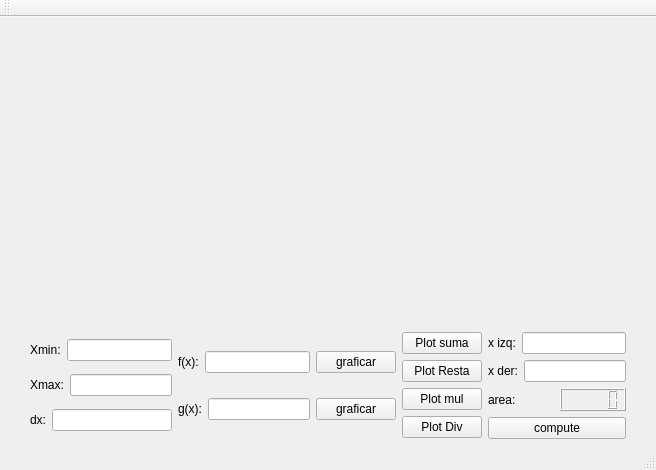
<?xml version="1.0" encoding="UTF-8"?>
<ui version="4.0">
 <class>MainWindow</class>
 <widget class="QMainWindow" name="MainWindow">
  <property name="geometry">
   <rect>
    <x>0</x>
    <y>0</y>
    <width>656</width>
    <height>325</height>
   </rect>
  </property>
  <property name="windowTitle">
   <string>MainWindow</string>
  </property>
  <widget class="QWidget" name="centralwidget">
   <layout class="QGridLayout" name="gridLayout">
    <item row="1" column="0">
     <spacer name="horizontalSpacer">
      <property name="orientation">
       <enum>Qt::Orientation::Horizontal</enum>
      </property>
      <property name="sizeHint" stdset="0">
       <size>
        <width>40</width>
        <height>20</height>
       </size>
      </property>
     </spacer>
    </item>
    <item row="1" column="2">
     <spacer name="horizontalSpacer_2">
      <property name="orientation">
       <enum>Qt::Orientation::Horizontal</enum>
      </property>
      <property name="sizeHint" stdset="0">
       <size>
        <width>40</width>
        <height>20</height>
       </size>
      </property>
     </spacer>
    </item>
    <item row="0" column="1">
     <spacer name="verticalSpacer">
      <property name="orientation">
       <enum>Qt::Orientation::Vertical</enum>
      </property>
      <property name="sizeHint" stdset="0">
       <size>
        <width>20</width>
        <height>40</height>
       </size>
      </property>
     </spacer>
    </item>
    <item row="1" column="1">
     <layout class="QVBoxLayout" name="verticalLayout_5">
      <item>
       <widget class="QCustomPlot" name="plot" native="true">
        <property name="sizePolicy">
         <sizepolicy hsizetype="Expanding" vsizetype="Expanding">
          <horstretch>0</horstretch>
          <verstretch>0</verstretch>
         </sizepolicy>
        </property>
        <property name="minimumSize">
         <size>
          <width>400</width>
          <height>300</height>
         </size>
        </property>
       </widget>
      </item>
      <item>
       <layout class="QHBoxLayout" name="horizontalLayout_9">
        <item>
         <layout class="QVBoxLayout" name="verticalLayout">
          <item>
           <layout class="QHBoxLayout" name="horizontalLayout">
            <item>
             <widget class="QLabel" name="label_4">
              <property name="text">
               <string>Xmin:</string>
              </property>
             </widget>
            </item>
            <item>
             <widget class="QLineEdit" name="lineEdit2"/>
            </item>
           </layout>
          </item>
          <item>
           <layout class="QHBoxLayout" name="horizontalLayout_2">
            <item>
             <widget class="QLabel" name="label_5">
              <property name="text">
               <string>Xmax:</string>
              </property>
             </widget>
            </item>
            <item>
             <widget class="QLineEdit" name="lineEdit3"/>
            </item>
           </layout>
          </item>
          <item>
           <layout class="QHBoxLayout" name="horizontalLayout_3">
            <item>
             <widget class="QLabel" name="label_3">
              <property name="text">
               <string>dx:</string>
              </property>
             </widget>
            </item>
            <item>
             <widget class="QLineEdit" name="lineEdit1"/>
            </item>
           </layout>
          </item>
         </layout>
        </item>
        <item>
         <layout class="QVBoxLayout" name="verticalLayout_2">
          <item>
           <layout class="QHBoxLayout" name="horizontalLayout_4">
            <item>
             <widget class="QLabel" name="label">
              <property name="text">
               <string>f(x):</string>
              </property>
             </widget>
            </item>
            <item>
             <widget class="QLineEdit" name="lineEdit4"/>
            </item>
            <item>
             <widget class="QPushButton" name="boton1">
              <property name="text">
               <string>graficar</string>
              </property>
             </widget>
            </item>
           </layout>
          </item>
          <item>
           <layout class="QHBoxLayout" name="horizontalLayout_5">
            <item>
             <widget class="QLabel" name="label_2">
              <property name="text">
               <string>g(x):</string>
              </property>
             </widget>
            </item>
            <item>
             <widget class="QLineEdit" name="lineEdit5"/>
            </item>
            <item>
             <widget class="QPushButton" name="boton2">
              <property name="text">
               <string>graficar</string>
              </property>
             </widget>
            </item>
           </layout>
          </item>
         </layout>
        </item>
        <item>
         <layout class="QVBoxLayout" name="verticalLayout_3">
          <item>
           <widget class="QPushButton" name="botonSuma">
            <property name="text">
             <string>Plot suma</string>
            </property>
           </widget>
          </item>
          <item>
           <widget class="QPushButton" name="botonResta">
            <property name="text">
             <string>Plot Resta</string>
            </property>
           </widget>
          </item>
          <item>
           <widget class="QPushButton" name="botonMul">
            <property name="text">
             <string>Plot mul</string>
            </property>
           </widget>
          </item>
          <item>
           <widget class="QPushButton" name="botonDiv">
            <property name="text">
             <string>Plot Div</string>
            </property>
           </widget>
          </item>
         </layout>
        </item>
        <item>
         <layout class="QVBoxLayout" name="verticalLayout_4">
          <item>
           <layout class="QHBoxLayout" name="horizontalLayout_8">
            <item>
             <widget class="QLabel" name="label_6">
              <property name="text">
               <string>x izq:</string>
              </property>
             </widget>
            </item>
            <item>
             <widget class="QLineEdit" name="Xmin"/>
            </item>
           </layout>
          </item>
          <item>
           <layout class="QHBoxLayout" name="horizontalLayout_7">
            <item>
             <widget class="QLabel" name="label_7">
              <property name="text">
               <string>x der:</string>
              </property>
             </widget>
            </item>
            <item>
             <widget class="QLineEdit" name="Xmax"/>
            </item>
           </layout>
          </item>
          <item>
           <layout class="QHBoxLayout" name="horizontalLayout_6">
            <item>
             <widget class="QLabel" name="label_8">
              <property name="text">
               <string>area:</string>
              </property>
             </widget>
            </item>
            <item>
             <widget class="QLCDNumber" name="lcdNumber"/>
            </item>
           </layout>
          </item>
          <item>
           <widget class="QPushButton" name="botonCompute">
            <property name="text">
             <string>compute</string>
            </property>
           </widget>
          </item>
         </layout>
        </item>
       </layout>
      </item>
     </layout>
    </item>
    <item row="2" column="1">
     <spacer name="verticalSpacer_2">
      <property name="orientation">
       <enum>Qt::Orientation::Vertical</enum>
      </property>
      <property name="sizeHint" stdset="0">
       <size>
        <width>20</width>
        <height>40</height>
       </size>
      </property>
     </spacer>
    </item>
   </layout>
  </widget>
  <widget class="QMenuBar" name="menubar">
   <property name="geometry">
    <rect>
     <x>0</x>
     <y>0</y>
     <width>656</width>
     <height>17</height>
    </rect>
   </property>
  </widget>
  <widget class="QStatusBar" name="statusbar"/>
  <widget class="QToolBar" name="toolBar">
   <property name="windowTitle">
    <string>toolBar</string>
   </property>
   <attribute name="toolBarArea">
    <enum>TopToolBarArea</enum>
   </attribute>
   <attribute name="toolBarBreak">
    <bool>false</bool>
   </attribute>
  </widget>
 </widget>
 <customwidgets>
  <customwidget>
   <class>QCustomPlot</class>
   <extends>QWidget</extends>
   <header>qcustomplot.h</header>
   <container>1</container>
  </customwidget>
 </customwidgets>
 <resources/>
 <connections/>
</ui>
